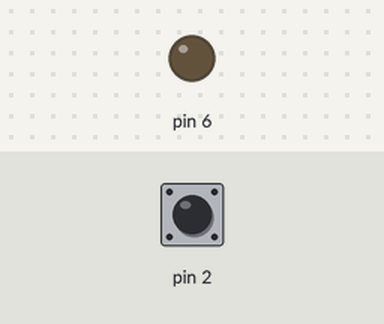
Bench run of a sketch on a simulated Arduino Uno, built with avr-gcc and run on an emulated ATmega328P. Shown: output pins drawn as LEDs (lit = HIGH). The inputs (shaded band) are chosen by the test bench; at power-on: pin 2 HIGH.

Above: at 0.8 s.
0.9 s: pin 2 pulled LOW for 0.15 s
At 0.99 s:
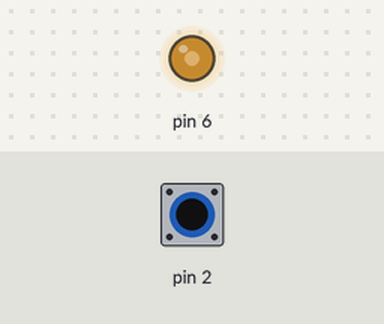
2.5 s: pin 2 pulled LOW for 3.2 s
At 6.4 s:
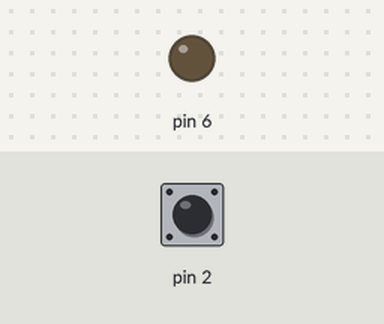
Timing chart, 0 to 7.9 s (numbered marks = the images above; inputs shaded):
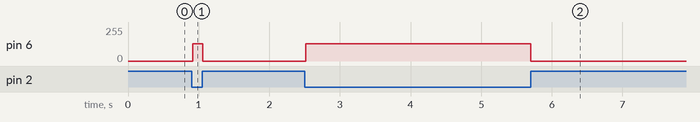

Measured:
- after the input at 0.9 s, pin 6: 0/255 → 128/255 at once, → 0/255 0.14 s later
- after the input at 2.5 s, pin 6: 0/255 → 128/255 at once, → 0/255 3.2 s later

The sketch:

R10-EX1.ino
```cpp
/*Feito por:
 * Maria Rita Raposo Rosa, 2019, GEC
 * Anna Clara Almeida Pereira, 9778, GET
 */
int main(void) {
    // Configura PD6 (OC0A) como saída PWM
    DDRD |= (1 << PD6);

    // Configura PD2 como entrada com pull-up interno
    DDRD &= ~(1 << PD2);
    PORTD |= (1 << PD2);   // Ativa pull-up interno

    // Timer0: Fast PWM, não-invertido, prescaler = 64
    TCCR0A = (1 << COM0A1) | (1 << WGM01) | (1 << WGM00);
    TCCR0B = (1 << CS01) | (1 << CS00);

    while (1) {
        if (!(PIND & (1 << PD2))) { // Botão PRESSIONADO (LOW)
            _delay_ms(20);          // Debounce
            OCR0A = 128;            // LED 50% de brilho
        } else {                    // Botão SOLTO (HIGH)
            OCR0A = 0;              // LED apagado
        }
    }
}
```
